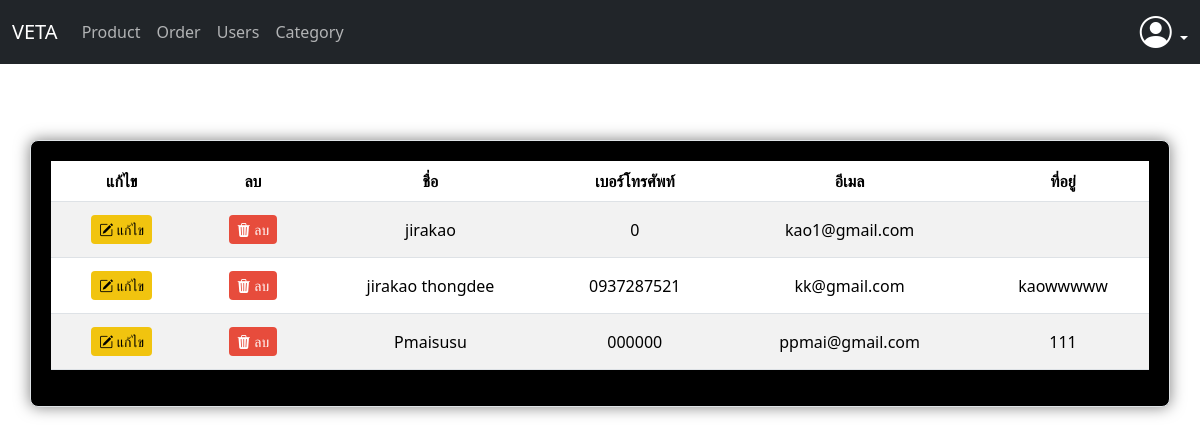
The page /login/user/user_list.php (signed in) on the database its author committed.
### tables this page shows
CREATE TABLE `users` (
  `u_id` int(11) NOT NULL,
  `u_name` varchar(200) NOT NULL,
  `u_username` varchar(50) NOT NULL,
  `u_password` varchar(255) NOT NULL,
  `u_email` varchar(100) DEFAULT NULL,
  `phone` text DEFAULT NULL,
  `address` varchar(300) DEFAULT NULL,
  `created_at` timestamp NOT NULL DEFAULT current_timestamp()
);

### login/user/user_list.php (the view, shortened to what this page needs)
<!doctype html>
<html lang="th">
<head>
    <link rel="stylesheet" href="https://cdn.datatables.net/2.1.7/css/dataTables.dataTables.css">
    <link href="https://cdn.jsdelivr.net/npm/bootstrap@5.3.3/dist/css/bootstrap.min.css" rel="stylesheet">
    <link rel="stylesheet" href="https://cdn.jsdelivr.net/npm/bootstrap-icons@1.11.3/font/bootstrap-icons.min.css">
</head>
<body>
<header data-bs-theme="dark">
        <nav class="navbar navbar-expand-md navbar-light fixed-top bg-dark">
            <div class="container-fluid">
                <a class="navbar-brand" >VETA</a>
                <div class="collapse navbar-collapse" id="navbarCollapse">
                    <ul class="navbar-nav me-auto mb-2 mb-md-0">
                        <li class="nav-item">
                            <a class="nav-link" href="../product/indexproduct.php">Product</a>
                        </li>
                        <li class="nav-item">
  		<a class="nav-link" href="../order/view_order.php">Order</a>
		</li>
        <li class="nav-item">
  		<a class="nav-link" href="../user/user_list.php">Users</a>
                        </li>
                        <li class="nav-item">
                        <a class="nav-link" href="../category/indextype.php">Category</a>
                    </li>
                            </ul>
                   <div class="dropdown text-end">
                    <a href="#" class="d-block link-body-emphasis text-decoration-none dropdown-toggle"
                       data-bs-toggle="dropdown" aria-expanded="false">
                        <i class="bi bi-person-circle" style="font-size: 32px;"></i>
                    </a>
                    </div>
                </div>
            </div>
        </nav>
    </header>
    <br><br><h1 class="text-center">ข้อมูลลูกค้า</h1>
    <div class="container border mt-4">
        <table id="myTable" class="table table-striped table-hover" style="width:100%">
            <thead>
                <tr>
                    <th>แก้ไข</th>
                    <th>ลบ</th>
                    <th>ชื่อ</th>
                    <th>เบอร์โทรศัพท์</th>
                    <th>อีเมล</th>
                    <th>ที่อยู่</th>
                </tr>
            </thead>
            <tbody>
                <?php
                include_once("daat.php");
                $sql = "SELECT * FROM users ORDER BY u_id ASC";
                $rs = mysqli_query($conn, $sql);
                while ($data = mysqli_fetch_array($rs)) {
                ?>
                    <tr>
                        <td><a href="edit_user.php?id=<?=$data['u_id'];?>" class="btn btn-warning btn-sm"><i class="bi bi-pencil-square"></i> แก้ไข</a></td>
                        <td><a href="delete_user.php?id=<?=$data['u_id'];?>" class="btn btn-danger btn-sm" onclick="return confirm('คุณต้องการลบลูกค้ารายนี้ใช่หรือไม่?');"><i class="bi bi-trash3-fill"></i> ลบ</a></td>
                        <td><?=$data['u_name'];?></td>
                        <td><?=$data['phone'];?></td>
                        <td><?=$data['u_email'];?></td>
                        <td><?=$data['address'];?></td>
                    </tr>
                <?php
                }
                ?>
            </tbody>
        </table>
    </div>
</body>
</html>

### login/user/user_list.php (style rules this page uses)
body { background-color: #ffffff; color: #ffffff; }
h1 { margin: 20px 0; color: #ffffff; }
.container { margin-top: 20px; background-color: #000000; border-radius: 8px; padding: 20px; box-shadow: 0 0 15px rgba(0,0,0,0.5); }
table { background-color: #2c3e50; }
th, td { text-align: center; vertical-align: middle; }
th { background-color: #1abc9c; }
.btn-warning { background-color: #f1c40f; border: none; }
.btn-danger { background-color: #e74c3c; border: none; }
.btn { margin: 5px; }

### rows shown on the page
users: u_name "jirakao", phone "0", u_email "kao1@gmail.com"
users: u_name "jirakao thongdee", phone "0937287521", u_email "kk@gmail.com", address "kaowwwww"
users: u_name "Pmaisusu", phone "000000", u_email "ppmai@gmail.com", address "111"
